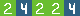

A 2D game scene composited from a Tiled map and its tileset images. What follows is a short description and the map's XML, with every tile layer's data as written:
An orthogonal 5x1 tile map with 16x16 px tiles, 2 tile layers (Ground, Details).

<map version="1.8" tiledversion="1.8.2" orientation="orthogonal" renderorder="right-down" width="5" height="1" tilewidth="16" tileheight="16" infinite="0" nextlayerid="3" nextobjectid="1">
 <tileset firstgid="1" source="../spr_test_tileset.tsx" />
 <layer id="1" name="Ground" width="5" height="1">
  <data encoding="csv">
5,5,0,5,5
</data>
 </layer>
 <layer id="2" name="Details" width="5" height="1">
  <data encoding="csv">
3,0,3,3,0
</data>
 </layer>
</map>
